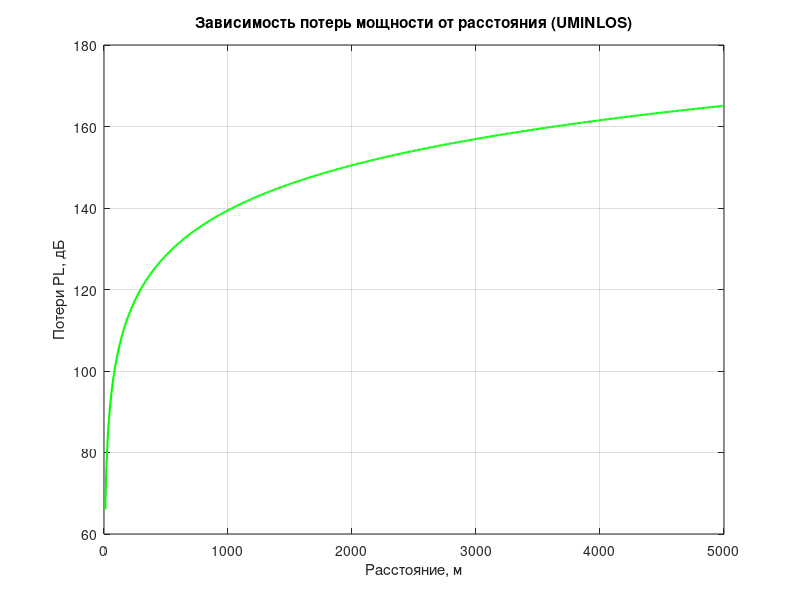
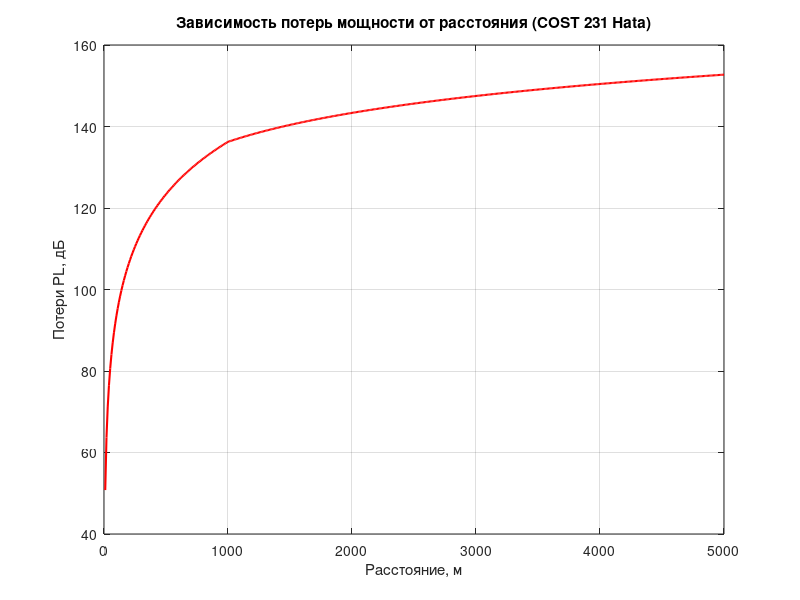
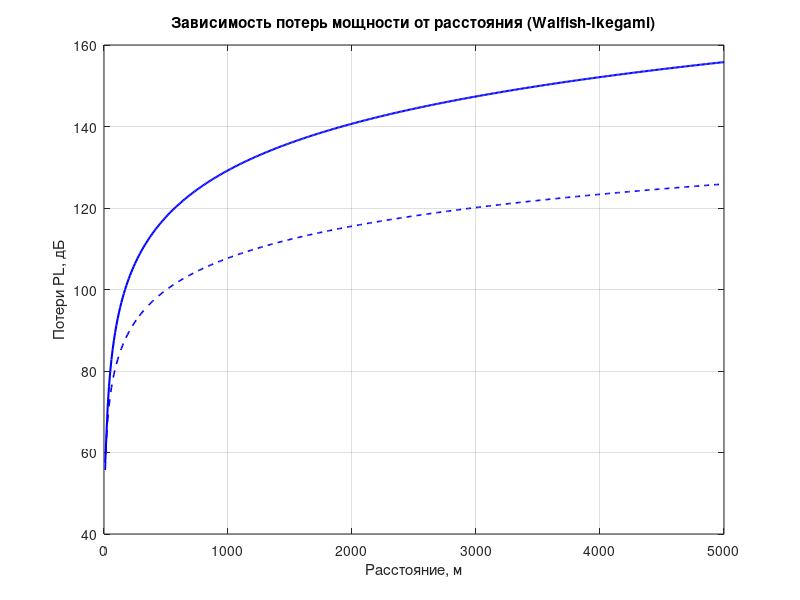
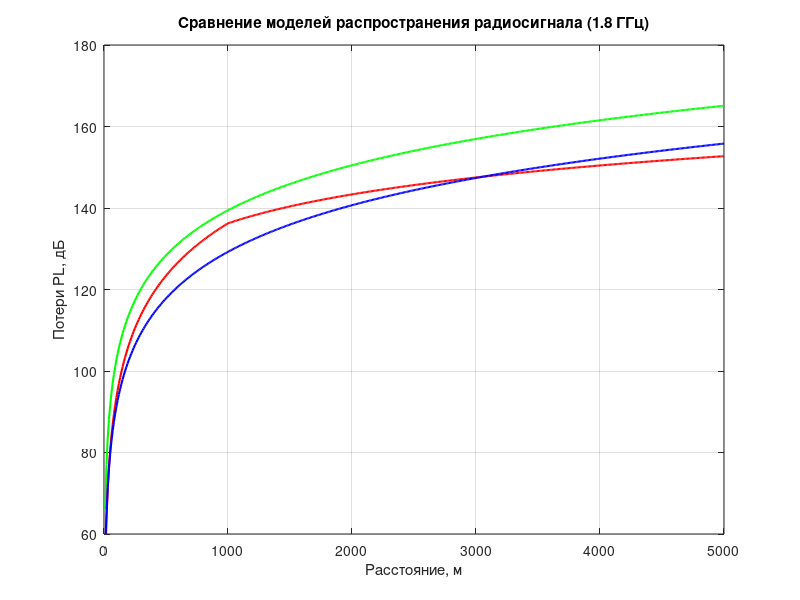

Source code (MATLAB) for these figures, in order:
clc

P_tx_BS = 46;
P_tx_UE = 24;
count_sector_one_BS = 3;
antenna_gain_BS = 21;
GainMIMO = 3;
M_penetration = 15;
M_interf = 1;
f_GHz = 1.8;
f_MHz = 1800;
NF_BS = 2.4;
NF_UE = 6.0;
SINR_DL = 2.0;
SINR_UL = 4.0;
FeederLoss = 2.9;

%% 1 
BW_UL = 10e6;
ThermalNoise = -174 + 10*log10(BW_UL);
RxSensBS = NF_BS + ThermalNoise + SINR_UL;
MAPL_UL = P_tx_UE - FeederLoss + antenna_gain_BS + GainMIMO - RxSensBS - M_interf - M_penetration;
fprintf('Пункт 1: MAPL_UL = %.2f дБ\n', MAPL_UL);

%% 2
BW_DL = 20e6;
ThermalNoise_DL = -174 + 10*log10(BW_DL);
RxSensUE = ThermalNoise_DL + NF_UE + SINR_DL;
MAPL_DL = P_tx_BS - FeederLoss + antenna_gain_BS + GainMIMO - RxSensUE - M_interf - M_penetration;
fprintf("Пункт 2: MAPL_DL = %.2f дБ\n", MAPL_DL);

%% 3
%% UMiNLOS
d_m = 10:10:5000;
PL_UMiNLOS = 26 * log10(f_GHz) + 22.7 + 36.7 * log10(d_m);
figure;
plot(d_m, PL_UMiNLOS, "g-", 'LineWidth', 1.5);
grid on;
title('Зависимость потерь мощности от расстояния (UMiNLOS)');
xlabel('Расстояние, м');
ylabel('Потери PL, дБ');

%% OKUMURA_HATA
A = 46.3;
B = 33.9;
h_BS = 30;
h_ms = 1.5;
a_hms = 3.2 * (log10(11.75 * h_ms))^2 - 4.97;
lclutter = 0;
d_km = d_m / 1000;

s_more1 = 44.9 - 6.55 * log10(f_MHz);
s_less1 = (47.88 + 13.9*log10(f_MHz) - 13.9*log10(h_BS)) * (1 / log10(50));

s = zeros(size(d_km));
s(d_km < 1) = s_less1;
s(d_km >= 1) = s_more1;

PL_HATA = A + B * log10(f_MHz) - 13.82 * log10(h_BS) - a_hms + s .* log10(d_km) + lclutter;
figure;
plot(d_m, PL_HATA, 'r-', 'LineWidth', 1.5);
grid on;
title('Зависимость потерь мощности от расстояния (COST 231 Hata)');
xlabel('Расстояние, м');
ylabel('Потери PL, дБ');

%% Walfish-Ikegami
h_roof = 20;
w = 20;
b = 40;
phi = 90;
L_los = 42.6 + 20*log10(f_MHz) + 26*log10(d_km);
L0 = 32.44 +20 * log10(f_MHz) + 20*log10(d_km);
ori = 4.0 - 0.114*phi;
L2 = -16.9 - 10 * log10(w) + 10 * log10(f_MHz) + 20 * log10(h_roof - h_ms) + ori;
Delta_h = h_roof;
L11 = -18 * log10(1 + h_BS - Delta_h);
ka = 54;
kd = 18;
kf = -4 + 0.7 * (f_MHz / 925 - 1);
L1 = L11 + ka +kd * log10(d_km) + kf * log10(f_MHz) - 9 * log10(b);
L_diff = L1 + L2;
L_nlos = L0 + max(0, L_diff);
figure;
plot(d_m, L_nlos, 'b-', 'LineWidth', 1.5);
hold on;
plot(d_m, L_los, 'b--', 'LineWidth', 1.2);
grid on;
title('Зависимость потерь мощности от расстояния (Walfish-Ikegami)');
xlabel('Расстояние, м');
ylabel('Потери PL, дБ');

%% Сравнительный график всех моделей
figure;
plot(d_m, PL_UMiNLOS, 'g-', 'LineWidth', 1.5);
hold on;
plot(d_m, PL_HATA, 'r-', 'LineWidth', 1.5);
plot(d_m, L_nlos, 'b-', 'LineWidth', 1.5);
grid on;
title('Сравнение моделей распространения радиосигнала (1.8 ГГц)');
xlabel('Расстояние, м');
ylabel('Потери PL, дБ');
xlim([0, 5000]);
ylim([60, 180]);

%% 4
R_UL_macro = interp1(PL_HATA, d_km, MAPL_UL);
R_DL_macro = interp1(PL_HATA, d_km, MAPL_DL);
R_macro = min(R_DL_macro, R_UL_macro);
S_macro_total = 100;
S_site_macro = 1.95 * (R_macro^2);
N_macro = ceil(S_macro_total / S_site_macro);

fprintf('Радиус соты UL: %.3f км\n', R_UL_macro);
fprintf('Радиус соты DL: %.3f км\n', R_DL_macro);
fprintf('Расчетный радиус соты: %.3f км\n', R_macro);
fprintf('Площадь одной БС: %.3f кв.км\n', S_site_macro);
fprintf('Необходимое количество БС на 100 кв.км: %d шт.\n\n', N_macro);
